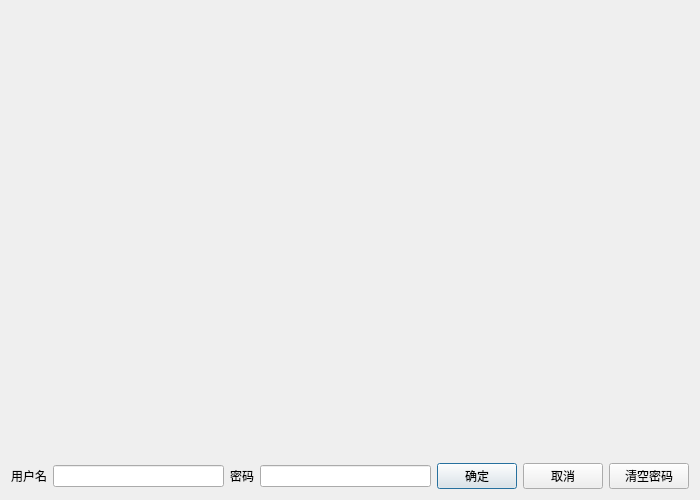
<?xml version="1.0" encoding="UTF-8"?>
<ui version="4.0">
 <class>Start</class>
 <widget class="QDialog" name="Start">
  <property name="geometry">
   <rect>
    <x>0</x>
    <y>0</y>
    <width>700</width>
    <height>500</height>
   </rect>
  </property>
  <property name="maximumSize">
   <size>
    <width>700</width>
    <height>500</height>
   </size>
  </property>
  <property name="windowTitle">
   <string>登录界面</string>
  </property>
  <property name="windowIcon">
   <iconset resource="qrc.qrc">
    <normaloff>:/qrc/生成登录页面图标.png</normaloff>:/qrc/生成登录页面图标.png</iconset>
  </property>
  <layout class="QVBoxLayout" name="verticalLayout">
   <item>
    <widget class="QLabel" name="label">
     <property name="maximumSize">
      <size>
       <width>700</width>
       <height>470</height>
      </size>
     </property>
     <property name="text">
      <string/>
     </property>
     <property name="pixmap">
      <pixmap resource="qrc.qrc">:/qrc/876b3072df55bdf68798cd81ee9e6ac0.jpg</pixmap>
     </property>
     <property name="scaledContents">
      <bool>true</bool>
     </property>
    </widget>
   </item>
   <item>
    <layout class="QHBoxLayout" name="horizontalLayout_2">
     <item>
      <widget class="QLabel" name="label_2">
       <property name="text">
        <string>用户名</string>
       </property>
      </widget>
     </item>
     <item>
      <widget class="QLineEdit" name="lineEdit"/>
     </item>
     <item>
      <widget class="QLabel" name="label_3">
       <property name="text">
        <string>密码</string>
       </property>
      </widget>
     </item>
     <item>
      <widget class="QLineEdit" name="lineEdit_2">
       <property name="text">
        <string/>
       </property>
       <property name="echoMode">
        <enum>QLineEdit::EchoMode::Password</enum>
       </property>
      </widget>
     </item>
     <item>
      <widget class="QPushButton" name="pushButton">
       <property name="text">
        <string>确定</string>
       </property>
      </widget>
     </item>
     <item>
      <widget class="QPushButton" name="pushButton_2">
       <property name="text">
        <string>取消</string>
       </property>
      </widget>
     </item>
     <item>
      <widget class="QPushButton" name="pushButton_3">
       <property name="text">
        <string>清空密码</string>
       </property>
      </widget>
     </item>
    </layout>
   </item>
  </layout>
 </widget>
 <resources>
  <include location="qrc.qrc"/>
 </resources>
 <connections>
  <connection>
   <sender>pushButton_2</sender>
   <signal>released()</signal>
   <receiver>Start</receiver>
   <slot>close()</slot>
   <hints>
    <hint type="sourcelabel">
     <x>604</x>
     <y>482</y>
    </hint>
    <hint type="destinationlabel">
     <x>349</x>
     <y>249</y>
    </hint>
   </hints>
  </connection>
 </connections>
</ui>
